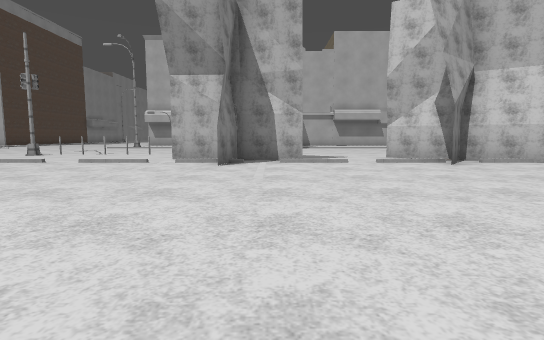
view 1 (above)

24 first-person views from a walk through a level from a Godot 3-D game. The camera is 1.2 m above the floor, tilts 6° down and sees 80° across. Doors that lead somewhere are drawn open, without their leaves. The floor is counted in squares, 2 m on a side. Each view is taken from the middle of a square. On the plan, view 1 faces up. The plan holds only what a view shows up to about 10 squares ahead; the rest is blank. The place goes on beyond the plan. Some surface patterns are stand-ins.

view 2
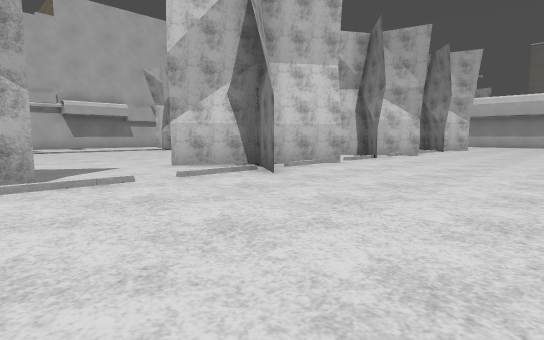

view 3
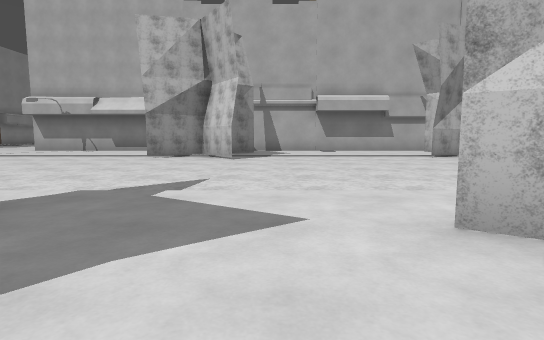

view 4
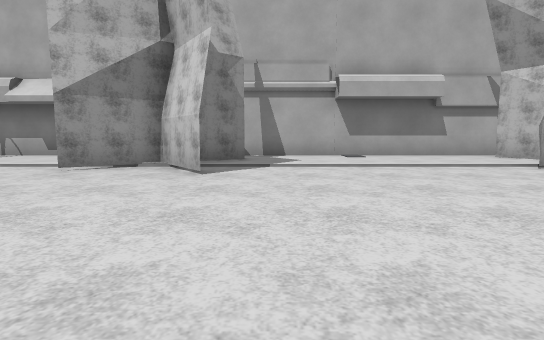

view 5
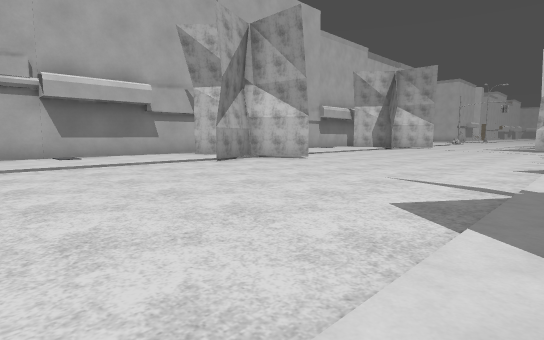

view 6
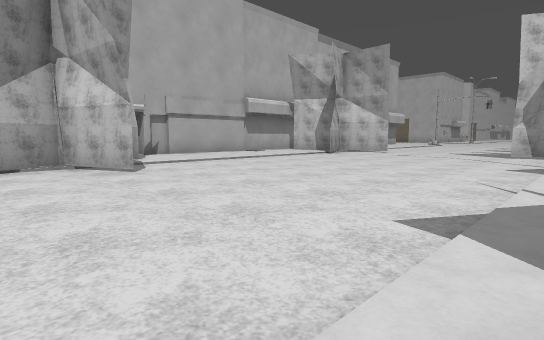

view 7
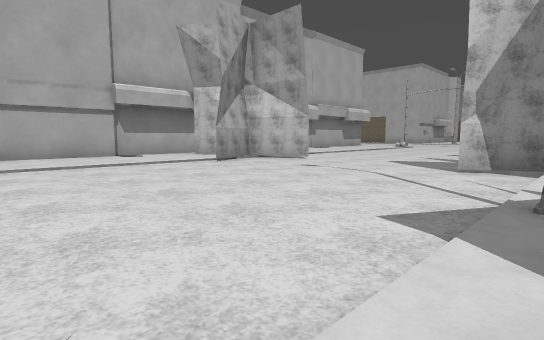

view 8
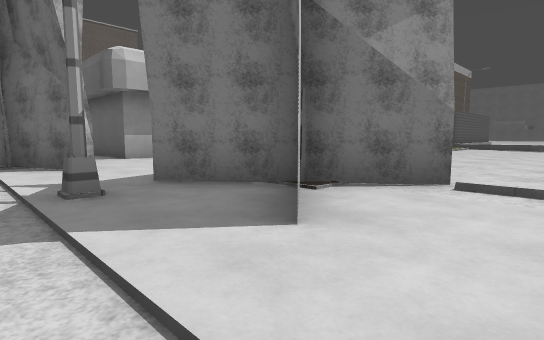

view 9
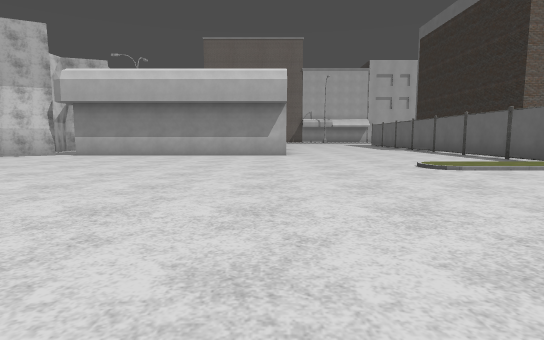

view 10
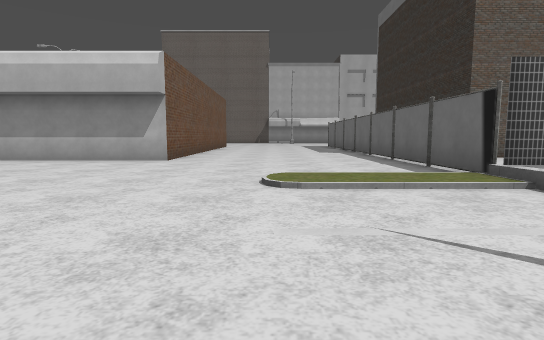

view 11
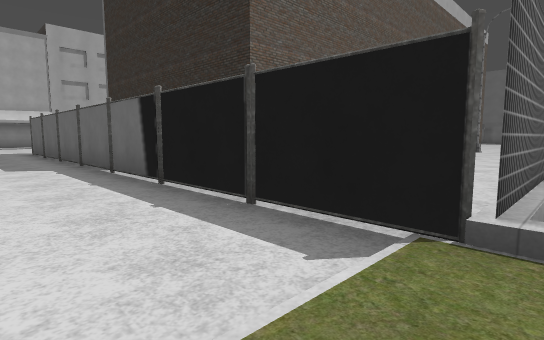

view 12
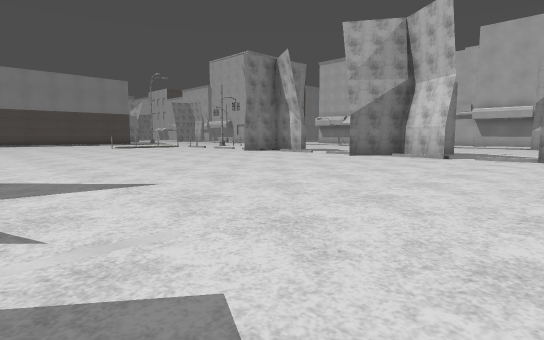

view 13
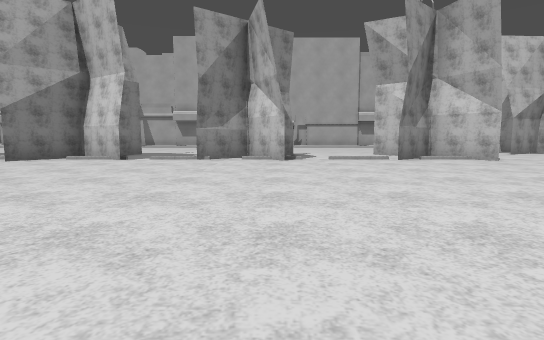

view 14
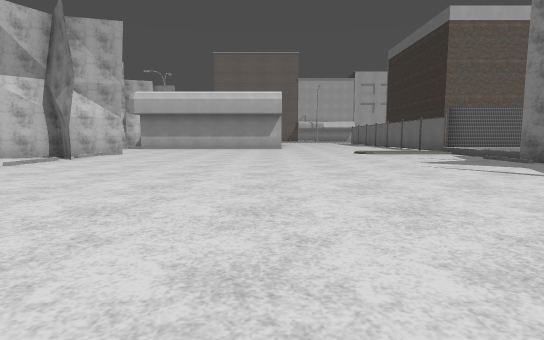

view 15
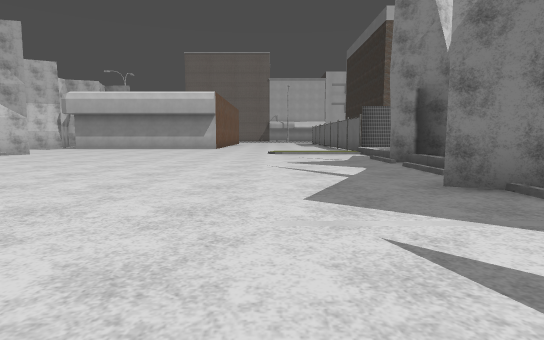

view 16
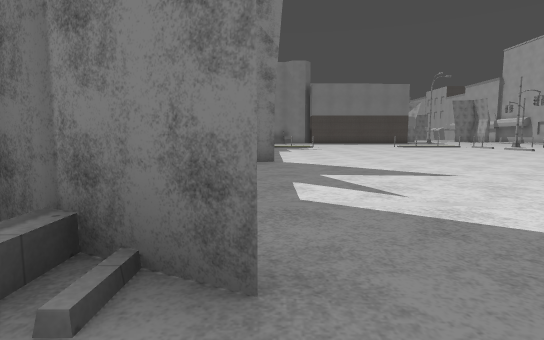

view 17
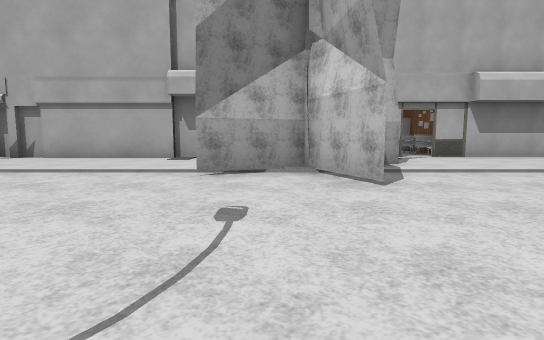

view 18
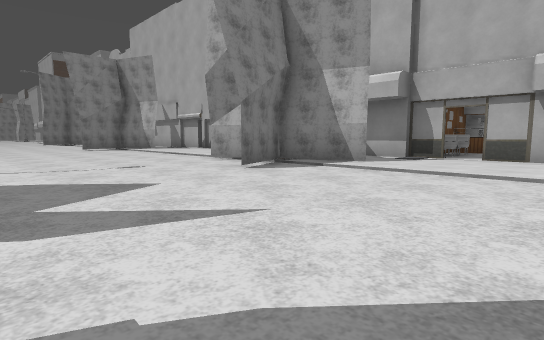

view 19
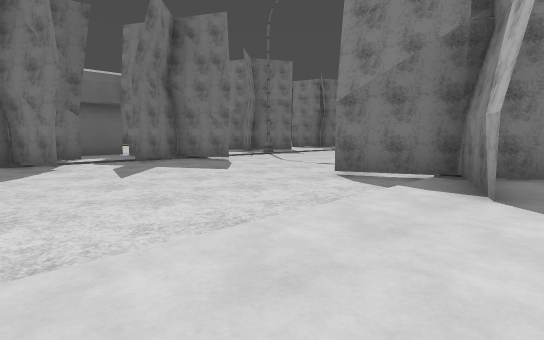

view 20
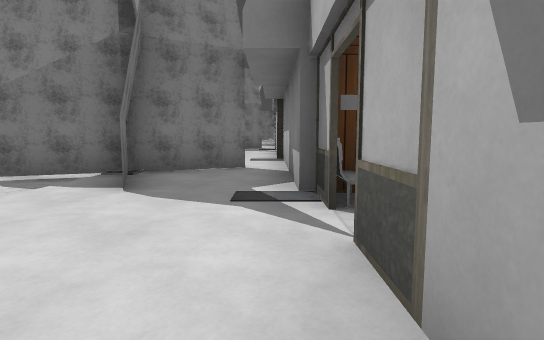

view 21
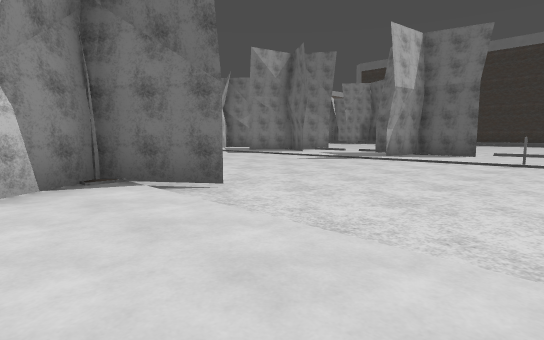

view 22
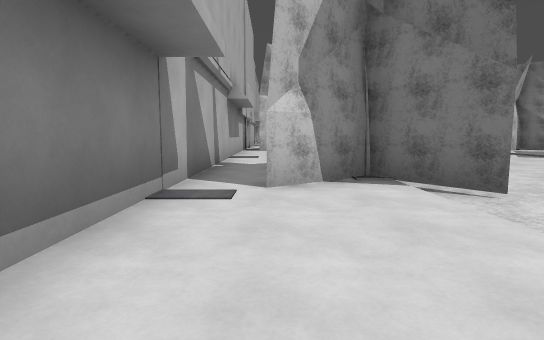

view 23
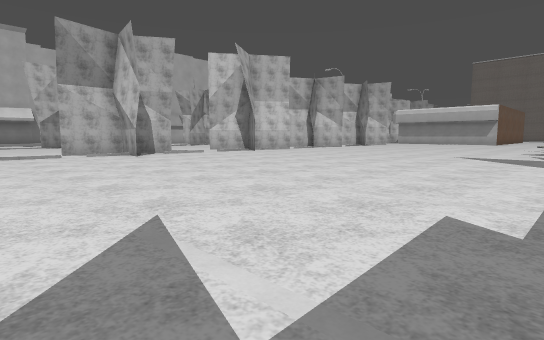

view 24
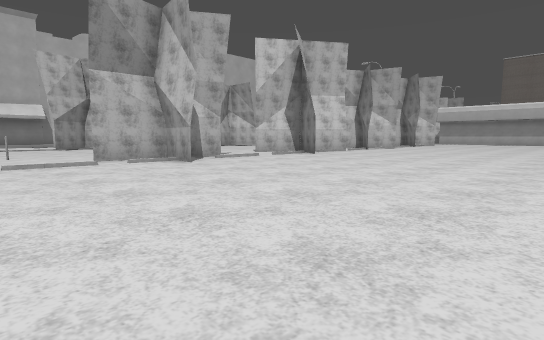

### Floor plan
Key: @ floor where view 1 was taken; # wall or solid block; x gap in a wall; . main floor; : floor 0.25 m higher than the main floor; / step, stairs or slope; D open door; ^ raised ledge; T tree; B building.
Columns run from 5 left of view 1 to 24 right of it. Each row starts with its distance up from view 1.
 21                 ^        ^ D ^
 20 ####B#########B B####B.....D..
 19 ....T........#  .......#......
 18 ....TTT......TTT.......TTT....
 17 ....#T#.....TT#.......TT#.....
 16 ......T.......#.........#.....
 15 ..............................
 14 ..............................
 13  .............................
 12  .............................
 11  .......................T##.T
 10 x...T..................#TT##T
  9 ....T....T#...TT...TTT...x..T
  8 ...TT#...TT#..TT...TT....###
  7 ....T....#.T.T #..T#T....#
  6 .........................#
  5 .........................#
  4 .........................#
  3 .........................#
  2 .........................###
  1 ............................
  0 .....@......................
 -1 ...................../......
 -2 .....................:......
 -3 .......#......T......:........
 -4              ##x ##  #########
 -5         TT   TT.T#   #.
 -6                T T   #.
 -7                       .   B
 -8                       .   B
 -9                       ..  B
-10                       ..  B
-11                           B
-12                           B

Where each view was taken, in squares from view 1:
view 1: 0 up, 0 right, facing up
view 2: 3 up, 0 right, facing up-right
view 3: 7 up, 2 right, facing up
view 4: 11 up, 2 right, facing up
view 5: 10 up, 2 right, facing up-right
view 6: 10 up, 7 right, facing up-right
view 7: 10 up, 12 right, facing up-right
view 8: 11 up, 12 right, facing down-right
view 9: 2 up, 10 right, facing right
view 10: 1 down, 12 right, facing right
view 11: 2 down, 16 right, facing down-right
view 12: 2 down, 9 right, facing up-left
view 13: 1 down, 10 right, facing up
view 14: 2 up, 5 right, facing right
view 15: 1 down, 5 right, facing right
view 16: 3 down, 10 right, facing left
view 17: 12 up, 18 right, facing up
view 18: 12 up, 24 right, facing up-left
view 19: 19 up, 24 right, facing down-left
view 20: 20 up, 24 right, facing left
view 21: 19 up, 5 left, facing down-right
view 22: 19 up, 5 left, facing right
view 23: 3 down, 5 left, facing up-right
view 24: 0 up, 5 left, facing up-right
